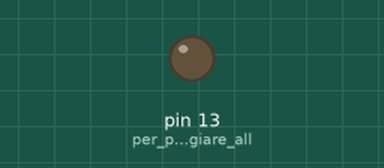
Recording of a sketch running on a simulated Arduino Nano, built with avr-gcc and run on an emulated ATmega328P. Parts: output pins drawn as LEDs (lit = HIGH). What the sketch prints to the serial monitor is not drawn.

Above: at 1.1 s.
At 3.34 s:
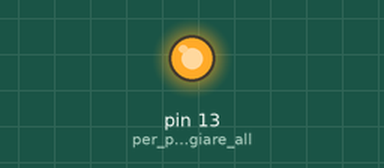
Timing chart, 0 to 3.6 s (numbered marks = the images above):
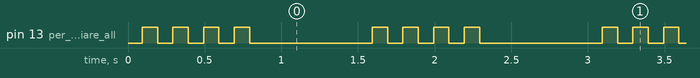

The sketch:

zz_test.ino
```cpp
#include "Arduino.h"
// per la connessione si usa ttyUSB0

// Definizione dei pin immaginando di avere l'USB di Arduino a sinistra
#define SHIFT_DATA  2 // riferito a nomenclatura GPIO, dunque pin D2 = 5
#define SHIFT_CLK   3 // riferito a nomenclatura GPIO, dunque pin D3 = 6
#define SHIFT_LATCH 4 // riferito a nomenclatura GPIO, dunque pin D4 = 7
#define EEPROM_D0 5   // D0 per la EEPROM, D5 del Nano
#define EEPROM_D7 12  // D7 per la EEPROM, D12 del Nano
#define WE 14         // /WE per la EEPROM, A0/D14 del Nano
#define OE 15         // /OE per la EEPROM, A1/D15 del Nano
#define CE 16         // /CE per la EEPROM, A2/D16 del Nano

// void initMicroCodeBlock(int block);
void setAddress(int address, bool outputEnable);
void setDataBusMode(byte mode);
void strobeWE();
void enableOutput();
void disableOutput();
void enableChip();
void disableChip();
void writeOpcode(uint8_t opcode);
void writeEEPROM(int address, byte data);
byte readEEPROM(int address);
byte readDataBus();
void eeprom_erase(byte value);
void eeprom_program();
void eepromSmallWrite(byte value);
void buildInstruction(uint8_t opcode);
void printStep(uint8_t step, uint16_t address, uint8_t rom);
void printInstruction(uint8_t rom, uint16_t opcode, uint8_t step);
void printContents(int start, int lenght);
void printOpcodeContents(uint8_t opcode);
bool waitForWriteCycleEnd(byte lastValue, byte* b1Ptr);
void unlock();
void lock();
uint16_t calcCRC16_pre();
uint16_t calcCRC16_post();
uint16_t calculate_crc(uint8_t data, uint16_t crc, uint16_t polynomial);
uint16_t crc = 0xFFFF, crc_pre, crc_post;

// ************************************************************
// ******************* CODICE PRINCIPALE **********************
// ************************************************************
void setup()
{
  Serial.begin(115200);
  while (!Serial)
  {
    ; // wait for serial port to connect. Needed for native USB
  }

  pinMode(LED_BUILTIN, OUTPUT); // per poter lampeggiare alla fine della programmazione
  Serial.println("\n\n++++++++++++++++++++++++++++++++++++++++++++++++++++++++++");
  Serial.println("+++++++                                            +++++++");
  Serial.println("+++++          Microcode EEPROM programmer           +++++");
  Serial.println("+++++            for BEAM 8-bit Computer             +++++");
  Serial.println("+++++++                                            +++++++");
  Serial.println("++++++++++++++++++++++++++++++++++++++++++++++++++++++++++");
  Serial.println("\n+++++++++++++++++++++++++++++");
  // first();
  second();
  Serial.println("\nFatto!");
}

void first()
{
  for (uint8_t opcode = 0; opcode < 256; opcode++)
  {
      Serial.print(".");
      Serial.print(opcode);
    delayMicroseconds(300);
  }
}

void second()
{
  byte opcode = 255;
  do
  {
    Serial.print(".");
    Serial.print(opcode);
    opcode--;
  } while (opcode != 55);
}

void loop()
{
  digitalWrite(LED_BUILTIN, HIGH); // turn the LED on (HIGH is the voltage level)
  delay(100);
  digitalWrite(LED_BUILTIN, LOW); // turn the LED off by making the voltage LOW
  delay(100);
  digitalWrite(LED_BUILTIN, HIGH);
  delay(100);
  digitalWrite(LED_BUILTIN, LOW);
  delay(100);
  digitalWrite(LED_BUILTIN, HIGH);
  delay(100);
  digitalWrite(LED_BUILTIN, LOW);
  delay(100);
  digitalWrite(LED_BUILTIN, HIGH);
  delay(100);
  digitalWrite(LED_BUILTIN, LOW);
  delay(800);
}
```

Measured:
- by itself, pin 13 (per_poter_lampeggiare_all): repeats every 1.5 s: 3 × (LOW 0.10 s, HIGH 0.10 s), LOW 0.80 s, HIGH 0.10 s
- by itself, everything shown: repeats every 1.5 s, in 8 steps
